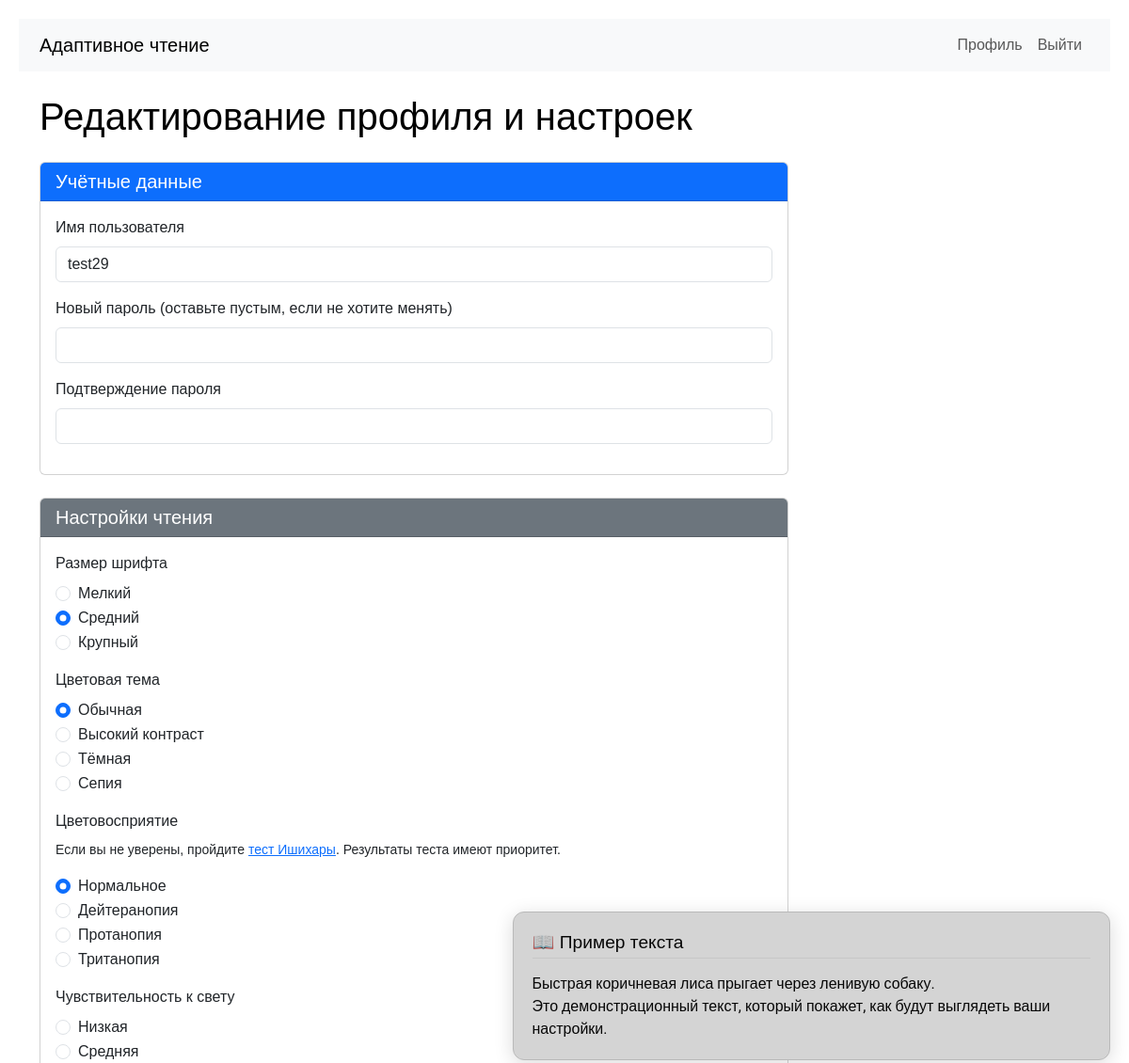
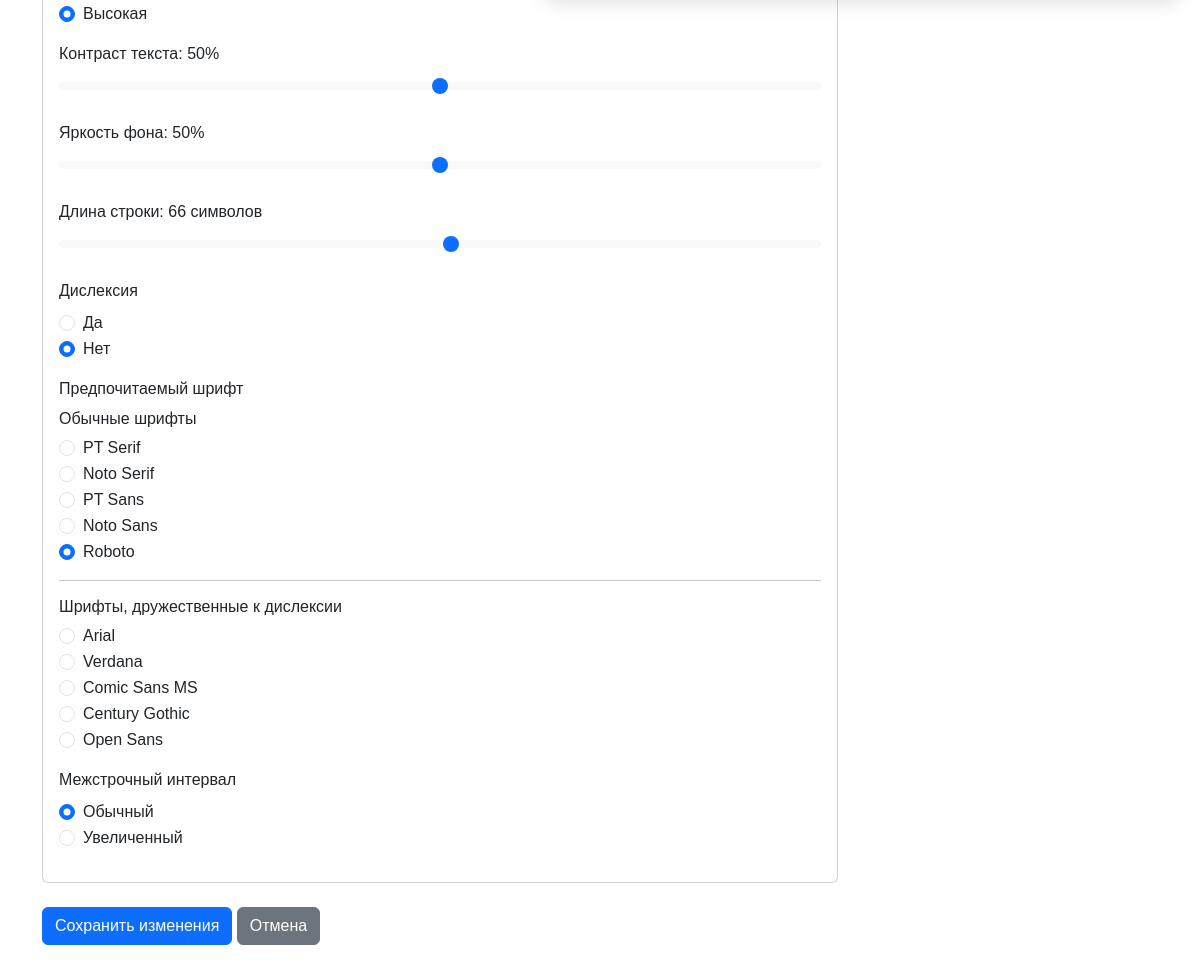
/profile/edit (signed in), run on the app's committed database (2 pictures, top to bottom).
### app.py (models this page shows, shortened)
class User(db.Model):
    id = db.Column(db.Integer, primary_key=True)
    username = db.Column(db.String(80), unique=True, nullable=False, default='user1')
    password_hash = db.Column(db.String(200))
    contrast = db.Column(db.String(20))       # 'high', 'medium', 'low'
    color_vision = db.Column(db.String(20))   # 'normal', 'deutan', 'protan', 'tritan'
    font_pref = db.Column(db.String(20))      # 'small', 'medium', 'large'
    theme_pref = db.Column(db.String(20))     # 'light', 'dark', 'sepia', 'high_contrast'
    line_height = db.Column(db.String(20), default='normal')      # 'normal' или 'large'
    color_blindness_type = db.Column(db.String(20), default='none')   # 'none', 'protanopia', 'deuteranopia', 'tritanopia'
    has_dyslexia = db.Column(db.Boolean, default=False)
    light_sensitivity_level = db.Column(db.String(20), default='low')   # 'low', 'medium', 'high'
    preferred_font = db.Column(db.String(50), default='Roboto')
    contrast_sensitivity = db.Column(db.Integer, default=50)
    brightness_preference = db.Column(db.Integer, default=50)
    preferred_line_width_ch = db.Column(db.Integer, default=66)
    created_at = db.Column(db.DateTime, default=datetime.utcnow)

### app.py (the view, shortened to what this page needs)
@app.route('/profile/edit', methods=['GET', 'POST'])
def edit_profile():
    if 'user_id' not in session:
        return redirect(url_for('login'))
    user = User.query.get(session['user_id'])
    if not user:
        return redirect(url_for('login'))
    return render_template('profile_edit.html', user=user)

### templates/profile_edit.html (shortened to what this page needs)
{% extends "base.html" %}
{% block content %}
<h1 class="mb-4">Редактирование профиля и настроек</h1>
<form method="POST" action="{{ url_for('edit_profile') }}">
    <div class="demo-fixed" id="demoPreview">
        <h4>📖 Пример текста</h4>
        <div class="demo-text" id="demoText">
            Быстрая коричневая лиса прыгает через ленивую собаку.<br>
            Это демонстрационный текст, который покажет, как будут выглядеть ваши настройки.
        </div>
    </div>
    <div class="edit-content-wrapper">
        <div class="card mb-4">
            <div class="card-header bg-primary text-white">
                <h5 class="mb-0">Учётные данные</h5>
            </div>
            <div class="card-body">
                <div class="mb-3">
                    <label for="username" class="form-label">Имя пользователя</label>
                    <input type="text" class="form-control" id="username" name="username" value="{{ user.username }}">
                </div>
                <div class="mb-3">
                    <label for="password" class="form-label">Новый пароль (оставьте пустым, если не хотите менять)</label>
                    <input type="password" class="form-control" id="password" name="password">
                </div>
                <div class="mb-3">
                    <label for="password_confirm" class="form-label">Подтверждение пароля</label>
                    <input type="password" class="form-control" id="password_confirm" name="password_confirm">
                </div>
            </div>
        </div>
        <div class="card mb-4">
            <div class="card-header bg-secondary text-white">
                <h5 class="mb-0">Настройки чтения</h5>
            </div>
            <div class="card-body">
                <div class="mb-3">
                    <label class="form-label">Размер шрифта</label>
                    <div class="form-check">
                        <input class="form-check-input" type="radio" name="vision" id="vision_small" value="small" {% if user.font_pref == 'small' %}checked{% endif %}>
                        <label class="form-check-label" for="vision_small">Мелкий</label>
                    </div>
                    <div class="form-check">
                        <input class="form-check-input" type="radio" name="vision" id="vision_medium" value="medium" {% if user.font_pref == 'medium' or not user.font_pref %}checked{% endif %}>
                        <label class="form-check-label" for="vision_medium">Средний</label>
                    </div>
                    <div class="form-check">
                        <input class="form-check-input" type="radio" name="vision" id="vision_large" value="large" {% if user.font_pref == 'large' %}checked{% endif %}>
                        <label class="form-check-label" for="vision_large">Крупный</label>
                    </div>
                </div>
                <div class="mb-3">
                    <label class="form-label">Цветовая тема</label>
                    <div class="form-check">
                        <input class="form-check-input" type="radio" name="theme" id="theme_normal" value="normal" {% if user.theme_pref == 'normal' %}checked{% endif %}>
                        <label class="form-check-label" for="theme_normal">Обычная</label>
                    </div>
                    <div class="form-check">
                        <input class="form-check-input" type="radio" name="theme" id="theme_high" value="high" {% if user.theme_pref == 'high' %}checked{% endif %}>
                        <label class="form-check-label" for="theme_high">Высокий контраст</label>
                    </div>
                    <div class="form-check">
                        <input class="form-check-input" type="radio" name="theme" id="theme_dark" value="dark" {% if user.theme_pref == 'dark' %}checked{% endif %}>
                        <label class="form-check-label" for="theme_dark">Тёмная</label>
                    </div>
                    <div class="form-check">
                        <input class="form-check-input" type="radio" name="theme" id="theme_sepia" value="sepia" {% if user.theme_pref == 'sepia' %}checked{% endif %}>
                        <label class="form-check-label" for="theme_sepia">Сепия</label>
                    </div>
                </div>
                <div class="mb-3">
                    <label class="form-label">Цветовосприятие</label>
                    <p class="small">Если вы не уверены, пройдите <a href="{{ url_for('ishihara_test') }}">тест Ишихары</a>. Результаты теста имеют приоритет.</p>
                    <div class="form-check">
                        <input class="form-check-input" type="radio" name="color_vision" id="color_normal" value="normal" {% if user.color_vision == 'normal' %}checked{% endif %}>
                        <label class="form-check-label" for="color_normal">Нормальное</label>
                    </div>
                    <div class="form-check">
                        <input class="form-check-input" type="radio" name="color_vision" id="color_deutan" value="deutan" {% if user.color_vision == 'deutan' %}checked{% endif %}>
                        <label class="form-check-label" for="color_deutan">Дейтеранопия</label>
                    </div>
                    <div class="form-check">
                        <input class="form-check-input" type="radio" name="color_vision" id="color_protan" value="protan" {% if user.color_vision == 'protan' %}checked{% endif %}>
                        <label class="form-check-label" for="color_protan">Протанопия</label>
                    </div>
                    <div class="form-check">
                        <input class="form-check-input" type="radio" name="color_vision" id="color_tritan" value="tritan" {% if user.color_vision == 'tritan' %}checked{% endif %}>
                        <label class="form-check-label" for="color_tritan">Тританопия</label>
                    </div>
                </div>
                <div class="mb-3">
                    <label class="form-label">Чувствительность к свету</label>
                    <div class="form-check">
                        <input class="form-check-input" type="radio" name="light_sensitivity_level" id="light_low" value="low" {% if user.light_sensitivity_level == 'low' %}checked{% endif %}>
                        <label class="form-check-label" for="light_low">Низкая</label>
                    </div>
                    <div class="form-check">
                        <input class="form-check-input" type="radio" name="light_sensitivity_level" id="light_medium" value="medium" {% if user.light_sensitivity_level == 'medium' %}checked{% endif %}>
                        <label class="form-check-label" for="light_medium">Средняя</label>
                    </div>
                    <div class="form-check">
                        <input class="form-check-input" type="radio" name="light_sensitivity_level" id="light_high" value="high" {% if user.light_sensitivity_level == 'high' %}checked{% endif %}>
                        <label class="form-check-label" for="light_high">Высокая</label>
                    </div>
                </div>
                <div class="mb-3">
                    <label class="form-label">Контраст текста: <span id="contrastValue">{{ user.contrast_sensitivity or 50 }}</span>%</label>
                    <input type="range" class="form-range" id="contrastSlider" min="0" max="100" value="{{ user.contrast_sensitivity or 50 }}" step="1">
                </div>
                <div class="mb-3">
                    <label class="form-label">Яркость фона: <span id="brightnessValue">{{ user.brightness_preference or 50 }}</span>%</label>
                    <input type="range" class="form-range" id="brightnessSlider" min="0" max="100" value="{{ user.brightness_preference or 50 }}" step="1">
                </div>
                <div class="mb-3">
                    <label class="form-label">Длина строки: <span id="lineWidthValue">{{ user.preferred_line_width_ch or 66 }}</span> символов</label>
                    <input type="range" class="form-range" id="lineWidthSlider" min="30" max="100" value="{{ user.preferred_line_width_ch or 66 }}" step="1">
                </div>
                <div class="mb-3">
                    <label class="form-label">Дислексия</label>
                    <div class="form-check">
                        <input class="form-check-input" type="radio" name="dyslexia" id="dyslexia_yes" value="yes" {% if user.has_dyslexia %}checked{% endif %}>
                        <label class="form-check-label" for="dyslexia_yes">Да</label>
                    </div>
                    <div class="form-check">
                        <input class="form-check-input" type="radio" name="dyslexia" id="dyslexia_no" value="no" {% if not user.has_dyslexia %}checked{% endif %}>
                        <label class="form-check-label" for="dyslexia_no">Нет</label>
                    </div>
                </div>
                <div class="mb-3">
                    <label class="form-label">Предпочитаемый шрифт</label>
                    <h6>Обычные шрифты</h6>
                    <div class="form-check">
                        <input class="form-check-input" type="radio" name="preferred_font" id="font_pt_serif" value="PT Serif" {% if user.preferred_font == 'PT Serif' %}checked{% endif %}>
                        <label class="form-check-label" for="font_pt_serif">PT Serif</label>
                    </div>
                    <div class="form-check">
                        <input class="form-check-input" type="radio" name="preferred_font" id="font_noto_serif" value="Noto Serif" {% if user.preferred_font == 'Noto Serif' %}checked{% endif %}>
                        <label class="form-check-label" for="font_noto_serif">Noto Serif</label>
                    </div>
                    <div class="form-check">
                        <input class="form-check-input" type="radio" name="preferred_font" id="font_pt_sans" value="PT Sans" {% if user.preferred_font == 'PT Sans' %}checked{% endif %}>
                        <label class="form-check-label" for="font_pt_sans">PT Sans</label>
                    </div>
                    <div class="form-check">
                        <input class="form-check-input" type="radio" name="preferred_font" id="font_noto_sans" value="Noto Sans" {% if user.preferred_font == 'Noto Sans' %}checked{% endif %}>
                        <label class="form-check-label" for="font_noto_sans">Noto Sans</label>
                    </div>
                    <div class="form-check">
                        <input class="form-check-input" type="radio" name="preferred_font" id="font_roboto" value="Roboto" {% if user.preferred_font == 'Roboto' %}checked{% endif %}>
                        <label class="form-check-label" for="font_roboto">Roboto</label>
                    </div>
                    <hr>
                    <h6>Шрифты, дружественные к дислексии</h6>
                    <div class="form-check">
                        <input class="form-check-input" type="radio" name="preferred_font" id="font_arial" value="Arial" {% if user.preferred_font == 'Arial' %}checked{% endif %}>
                        <label class="form-check-label" for="font_arial">Arial</label>
                    </div>
                    <div class="form-check">
                        <input class="form-check-input" type="radio" name="preferred_font" id="font_verdana" value="Verdana" {% if user.preferred_font == 'Verdana' %}checked{% endif %}>
                        <label class="form-check-label" for="font_verdana">Verdana</label>
                    </div>
                    <div class="form-check">
                        <input class="form-check-input" type="radio" name="preferred_font" id="font_comic" value="Comic Sans MS" {% if user.preferred_font == 'Comic Sans MS' %}checked{% endif %}>
                        <label class="form-check-label" for="font_comic">Comic Sans MS</label>
                    </div>
                    <div class="form-check">
                        <input class="form-check-input" type="radio" name="preferred_font" id="font_century" value="Century Gothic" {% if user.preferred_font == 'Century Gothic' %}checked{% endif %}>
                        <label class="form-check-label" for="font_century">Century Gothic</label>
                    </div>
                    <div class="form-check">
                        <input class="form-check-input" type="radio" name="preferred_font" id="font_open_sans" value="Open Sans" {% if user.preferred_font == 'Open Sans' %}checked{% endif %}>
                        <label class="form-check-label" for="font_open_sans">Open Sans</label>
                    </div>
                </div>
                <div class="mb-3">
                    <label class="form-label">Межстрочный интервал</label>
                    <div class="form-check">
                        <input class="form-check-input" type="radio" name="line_height" id="line_normal" value="normal" {% if user.line_height == 'normal' or not user.line_height %}checked{% endif %}>
                        <label class="form-check-label" for="line_normal">Обычный</label>
                    </div>
                    <div class="form-check">
                        <input class="form-check-input" type="radio" name="line_height" id="line_large" value="large" {% if user.line_height == 'large' %}checked{% endif %}>
                        <label class="form-check-label" for="line_large">Увеличенный</label>
                    </div>
                </div>
            </div>
        </div>
        <button type="submit" class="btn btn-primary">Сохранить изменения</button>
        <a href="{{ url_for('profile', user_id=user.id) }}" class="btn btn-secondary">Отмена</a>
    </div>
</form>
{% endblock %}

### data on the page
User: username "test29", font_pref "☐ Мелкий", font_pref "☑ Средний", font_pref "☐ Крупный", theme_pref "☑ Обычная", theme_pref "☐ Высокий контраст", theme_pref "☐ Тёмная", theme_pref "☐ Сепия", color_vision "☑ Нормальное", color_vision "☐ Дейтеранопия", color_vision "☐ Протанопия", color_vision "☐ Тританопия", light_sensitivity_level "☐ Низкая", light_sensitivity_level "☐ Средняя", light_sensitivity_level "☑ Высокая", contrast_sensitivity "50", brightness_preference "50", preferred_line_width_ch "66", has_dyslexia "☐ Да", has_dyslexia "☑ Нет", preferred_font "☐ PT Serif", preferred_font "☐ Noto Serif", preferred_font "☐ PT Sans", preferred_font "☐ Noto Sans", preferred_font "☑ Roboto", preferred_font "☐ Arial", preferred_font "☐ Verdana", preferred_font "☐ Comic Sans MS", preferred_font "☐ Century Gothic", preferred_font "☐ Open Sans", line_height "☑ Обычный", line_height "☐ Увеличенный"
